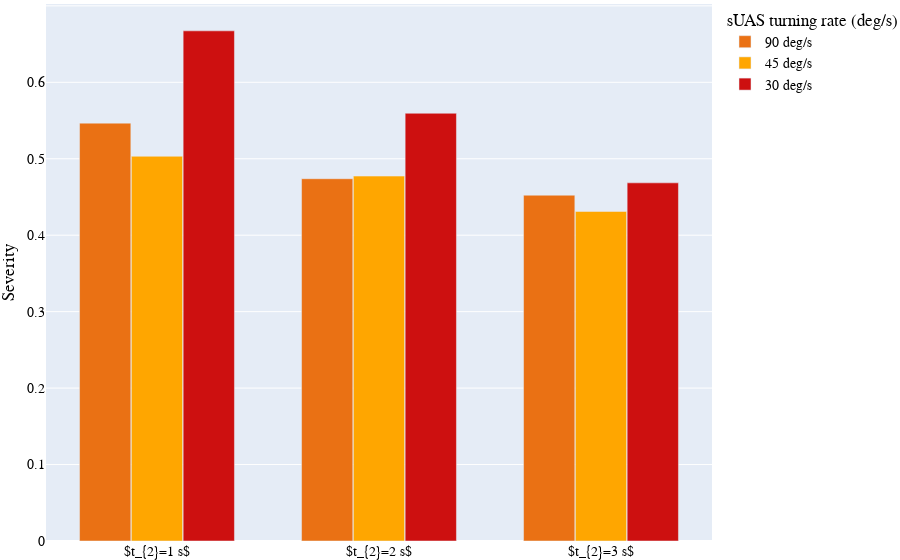

The cell this chart's notebook holds for it:
### Code cell
St5tr90h180_mean_max = []
St6tr90h180_mean_max = []
St7tr90h180_mean_max = []
St6tr45h180 = []
St7tr45h180 = []
St8tr45h180= []

St7tr30h180 = []
St8tr30h180 = []
St9tr30h180= []



for scenario in scenarios:
    values = []
    for run in scenario.dist_lowc_sev:
        maksimum = max([v[2] for v in run.values()])
        values.append(maksimum)
    if "St5tr90h180" in scenario.name: 
        St5tr90h180_mean_max.append(np.mean(values))
    elif "St6tr90h180" in scenario.name: 
        St6tr90h180_mean_max.append(np.mean(values))
    elif "St7tr90h180" in scenario.name:
        St7tr90h180_mean_max.append(np.mean(values))
    elif "St6tr45h180" in scenario.name: 
        St6tr45h180.append(np.mean(values))
    elif "St7tr45h180" in scenario.name: 
        St7tr45h180.append(np.mean(values))
    elif "St8tr45h180" in scenario.name: 
        St8tr45h180.append(np.mean(values))
    elif "St7tr30h180" in scenario.name: 
        St7tr30h180.append(np.mean(values))
    elif "St8tr30h180" in scenario.name: 
        St8tr30h180.append(np.mean(values))
    elif "St9tr30h180" in scenario.name: 
        St9tr30h180.append(np.mean(values))
    else:
        continue

t2=['$t_{2}=1 s$', '$t_{2}=2 s$', '$t_{2}=3 s$']
s= [np.mean(St5tr90h180_mean_max),np.mean(St6tr90h180_mean_max),np.mean(St7tr90h180_mean_max)]
r= [np.mean(St6tr45h180),np.mean(St7tr45h180),np.mean(St8tr45h180)]
q= [np.mean(St7tr30h180), np.mean(St8tr30h180), np.mean(St9tr30h180)]

fig = go.Figure(data=[
    go.Bar(name='90 deg/s', x=t2, y=s, marker={'color':'#ea7114'}),
    go.Bar(name="45 deg/s", x=t2, y=r, marker={'color':'#ffa600'}),
    go.Bar(name="30 deg/s", x=t2, y=q ,marker={'color':'#cd1010'})
])
# Change the bar mode
fig.update_layout(barmode='group', bargroupgap=0.01, bargap=0.3,margin=go.layout.Margin(
        l=0, #left margin
        r=0, #right margin
        b=0, #bottom margin
        t=0  #top margin
    ),
    xaxis_tickfont_size=14,
    yaxis_tickfont_size=14,
    #title="Average Maximum Severity for Overtaking Scenarios", title_x=0.45, 
    #xaxis_title="Time (s)",
    yaxis_title="Severity",
    legend_title="sUAS turning rate (deg/s)",
    font=dict(
        family="Roboto Mono",
        size=14,
        color="Black"
    )
)

fig.write_image("images/ov_high_tr.pdf")
fig.show()

### Figure 1 — Plotly figure (JSON) as saved in the notebook; plotly's stock layout.template omitted (floating-point values rounded to 4 significant figures)
{"data": [{"marker": {"color": "#ea7114"}, "name": "90 deg/s", "type": "bar", "x": ["$t_{2}=1 s$", "$t_{2}=2 s$", "$t_{2}=3 s$"], "y": [0.5466, 0.4739, 0.4523]}, {"marker": {"color": "#ffa600"}, "name": "45 deg/s", "type": "bar", "x": ["$t_{2}=1 s$", "$t_{2}=2 s$", "$t_{2}=3 s$"], "y": [0.5032, 0.4773, 0.4311]}, {"marker": {"color": "#cd1010"}, "name": "30 deg/s", "type": "bar", "x": ["$t_{2}=1 s$", "$t_{2}=2 s$", "$t_{2}=3 s$"], "y": [0.6673, 0.5595, 0.4685]}], "layout": {"autosize": true, "bargap": 0.3, "bargroupgap": 0.01, "barmode": "group", "font": {"color": "Black", "family": "Roboto Mono", "size": 14}, "legend": {"title": {"text": "sUAS turning rate (deg/s)"}}, "margin": {"b": 0, "l": 0, "r": 0, "t": 0}, "xaxis": {"autorange": true, "range": [-0.5, 2.5], "tickfont": {"size": 14}, "type": "category"}, "yaxis": {"autorange": true, "range": [0, 0.7024], "tickfont": {"size": 14}, "title": {"text": "Severity"}, "type": "linear"}}}
